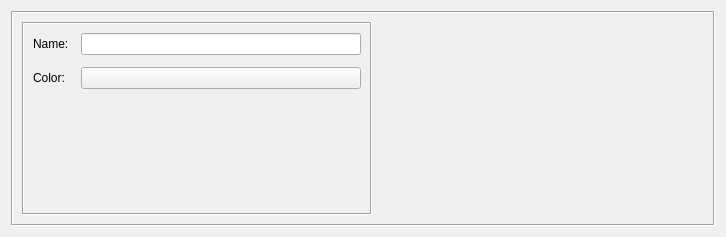
<?xml version="1.0" encoding="UTF-8"?>
<ui version="4.0">
 <class>LibraryDialog_q</class>
 <widget class="QWidget" name="LibraryDialog_q">
  <property name="enabled">
   <bool>true</bool>
  </property>
  <property name="geometry">
   <rect>
    <x>0</x>
    <y>0</y>
    <width>726</width>
    <height>237</height>
   </rect>
  </property>
  <property name="windowTitle">
   <string>Library</string>
  </property>
  <layout class="QGridLayout" name="gridLayout">
   <item row="0" column="0">
    <widget class="QFrame" name="frame7">
     <property name="frameShape">
      <enum>QFrame::Shape::Box</enum>
     </property>
     <property name="frameShadow">
      <enum>QFrame::Shadow::Sunken</enum>
     </property>
     <layout class="QHBoxLayout" name="horizontalLayout">
      <item>
       <widget class="QFrame" name="frame56">
        <property name="minimumSize">
         <size>
          <width>350</width>
          <height>0</height>
         </size>
        </property>
        <property name="maximumSize">
         <size>
          <width>350</width>
          <height>16777215</height>
         </size>
        </property>
        <property name="frameShape">
         <enum>QFrame::Shape::Box</enum>
        </property>
        <property name="frameShadow">
         <enum>QFrame::Shadow::Sunken</enum>
        </property>
        <layout class="QGridLayout">
         <property name="spacing">
          <number>12</number>
         </property>
         <item row="0" column="0">
          <widget class="QLabel" name="textLabel1">
           <property name="text">
            <string>Name:</string>
           </property>
           <property name="wordWrap">
            <bool>false</bool>
           </property>
          </widget>
         </item>
         <item row="0" column="1">
          <widget class="QLineEdit" name="obj_name">
           <property name="sizePolicy">
            <sizepolicy hsizetype="Preferred" vsizetype="Fixed">
             <horstretch>200</horstretch>
             <verstretch>0</verstretch>
            </sizepolicy>
           </property>
           <property name="minimumSize">
            <size>
             <width>0</width>
             <height>0</height>
            </size>
           </property>
          </widget>
         </item>
         <item row="1" column="0">
          <widget class="QLabel" name="textLabel1_2">
           <property name="text">
            <string>Color:</string>
           </property>
           <property name="wordWrap">
            <bool>false</bool>
           </property>
          </widget>
         </item>
         <item row="1" column="1">
          <widget class="QPushButton" name="colorButton">
           <property name="sizePolicy">
            <sizepolicy hsizetype="Preferred" vsizetype="Fixed">
             <horstretch>0</horstretch>
             <verstretch>0</verstretch>
            </sizepolicy>
           </property>
           <property name="text">
            <string/>
           </property>
          </widget>
         </item>
         <item row="2" column="0" colspan="2">
          <spacer>
           <property name="orientation">
            <enum>Qt::Orientation::Vertical</enum>
           </property>
           <property name="sizeType">
            <enum>QSizePolicy::Policy::Expanding</enum>
           </property>
           <property name="sizeHint" stdset="0">
            <size>
             <width>185</width>
             <height>121</height>
            </size>
           </property>
          </spacer>
         </item>
        </layout>
       </widget>
      </item>
      <item>
       <widget class="CommentKeywords" name="commentKeywords" native="true">
        <property name="sizePolicy">
         <sizepolicy hsizetype="Expanding" vsizetype="Expanding">
          <horstretch>0</horstretch>
          <verstretch>0</verstretch>
         </sizepolicy>
        </property>
       </widget>
      </item>
     </layout>
    </widget>
   </item>
  </layout>
 </widget>
 <customwidgets>
  <customwidget>
   <class>CommentKeywords</class>
   <extends>QWidget</extends>
   <header>CommentKeywords.h</header>
   <container>1</container>
  </customwidget>
 </customwidgets>
 <tabstops>
  <tabstop>obj_name</tabstop>
  <tabstop>colorButton</tabstop>
 </tabstops>
 <resources>
  <include location="MainRes.qrc"/>
 </resources>
 <connections>
  <connection>
   <sender>colorButton</sender>
   <signal>clicked()</signal>
   <receiver>LibraryDialog_q</receiver>
   <slot>changeColor()</slot>
   <hints>
    <hint type="sourcelabel">
     <x>20</x>
     <y>20</y>
    </hint>
    <hint type="destinationlabel">
     <x>20</x>
     <y>20</y>
    </hint>
   </hints>
  </connection>
 </connections>
 <slots>
  <slot>changeColor()</slot>
 </slots>
</ui>
